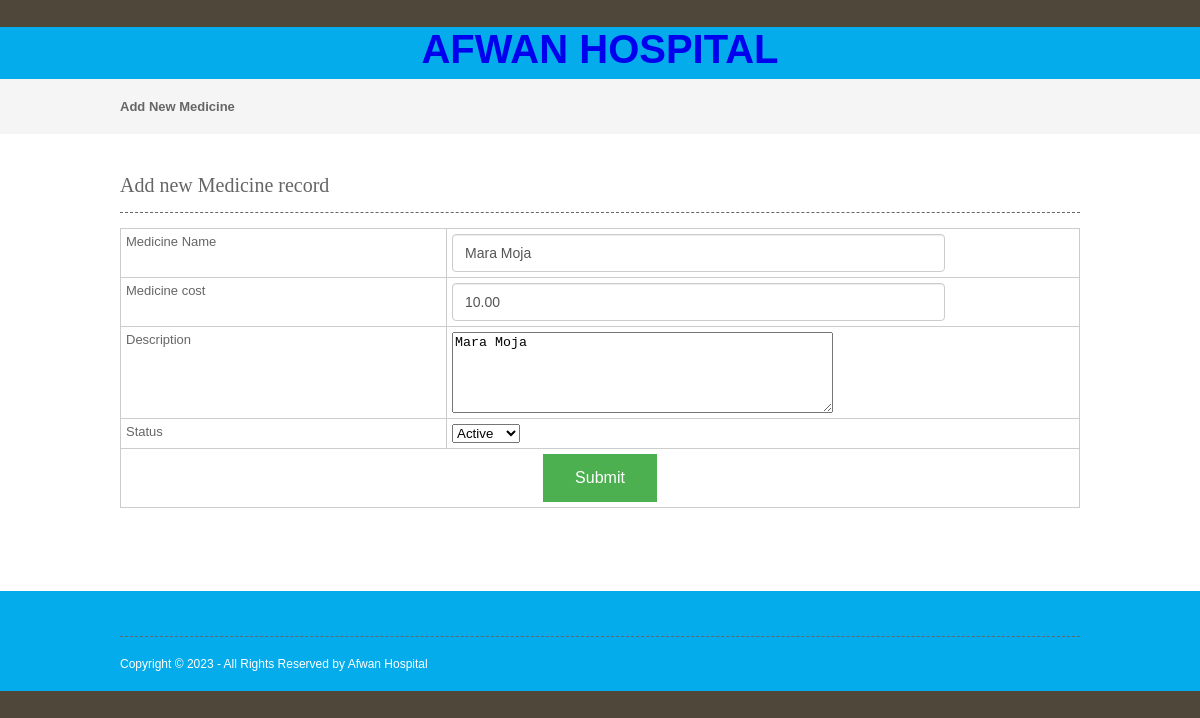
Page /medicine.php?editid=1 on the committed database.
### tables this page shows
CREATE TABLE `medicine` (
  `medicineid` int(10) NOT NULL,
  `medicinename` varchar(25) NOT NULL,
  `medicinecost` float(10,2) NOT NULL,
  `description` text NOT NULL,
  `status` varchar(10) NOT NULL
);

### medicine.php (the view, shortened to what this page needs)
<?php
include("headers.php");
include("dbconnection.php");
if(isset($_GET[editid]))
{
	$sql="SELECT * FROM medicine WHERE medicineid='$_GET[editid]' ";
	$qsql = mysqli_query($con,$sql);
	$rsedit = mysqli_fetch_array($qsql);
}
?>
<div class="wrapper col2">
  <div id="breadcrumb">
    <ul>
      <li class="first">Add New Medicine </li></ul>
  </div>
</div>
<div class="wrapper col4">
  <div id="container">
    <h1>Add new Medicine record</h1>
    <form method="post" action="" name="frmmedicine" onSubmit="return validateform()">
    <table width="418" border="3">
      <tbody>
        <tr>
          <td width="34%">Medicine Name</td>
          <td width="66%"><input type="text" name="medicinename" id="medicinename" value="<?php echo $rsedit[medicinename]; ?>" /></td>
        </tr>
        <tr>
          <td width="34%">Medicine cost</td>
          <td width="66%"><input type="text" name="medicinecost" id="medicinecost" value="<?php echo $rsedit[medicinecost]; ?>" /></td>
        </tr>
        <tr>
          <td>Description</td>
          <td><textarea name="description" id="description" cols="45" rows="5"><?php echo $rsedit[description] ; ?></textarea></td>
        </tr>
        <tr>
          <td>Status</td>
          <td> <select name="status" id="status">
            <?php
		  $arr = array("Active","Inactive");
		  foreach($arr as $val)
		  {
			  if($val == $rsedit[status])
			  {
			  echo "<option value='$val' selected>$val</option>";
			  }
			  else
			  {
				  echo "<option value='$val'>$val</option>";
			  }
		  }
		  ?>
            </select></td>
        </tr>
        <tr>
          <td colspan="2" align="center"><input type="submit" name="submit" id="submit" value="Submit" /></td>
        </tr>
      </tbody>
    </table>
    </form>
    <p>&nbsp;</p>
  </div>
</div>
<?php
include("footers.php");
?>

### layout/styles/layout.css (style rules this page uses)
html { overflow-y:scroll; }
body { margin:0; padding:0; font-size:13px; font-family:verdana, Arial, Helvetica, sans-serif; color:#FFFFFF; background-color:#4F473A; }
div.wrapper { display:block; width:100%; margin:0; text-align:left; }
.col2 { color:#666666; background-color:#F5F5F5; }
.col3, .col4 { color:#666666; background-color:#FFFFFF; }
#head, #gallery, #breadcrumb, #container, #footer { display:block; position:relative; width:960px; margin:0 auto; }
#breadcrumb { padding:20px 0; }
#breadcrumb ul { margin:0; padding:0; list-style:none; }
#breadcrumb ul li { display:inline; }
#breadcrumb ul li.first { font-weight:bold; }
#container { padding:40px 0; }
#container h1, #container h2, #container h3, #container h4, #container h5, #container h6 { margin:0 0 15px 0; padding:0 0 15px 0; line-height:normal; font-weight:normal; font-size:20px; font-family:Georgia, "Times New Roman", Times, serif; border-bottom:1px dashed #666666; }

### layout/styles/forms.css (style rules this page uses)
form, fieldset, legend { margin:0; padding:0; border:none; }

### layout/styles/tables.css (style rules this page uses)
table { width:100%; border-collapse:collapse; table-layout:auto; vertical-align:top; margin-bottom:15px; border:1px solid #CCCCCC; }
table tbody td { vertical-align:top; border-collapse:collapse; border-left:1px solid #CCCCCC; border-right:1px solid #CCCCCC; }
table thead th, table tbody td { padding:5px; border-collapse:collapse; }

### headers.php (style rules this page uses)
input[type=submit] { background-color: #4CAF50; border: none; cursor:pointer; color: white; padding: 15px 32px; text-align: center; text-decoration: none; display: inline-block; font-size: 16px; }
input[type=text] { display: block; width: 75%; height: 24px; padding: 6px 12px; font-size: 14px; line-height: 1.42857143; color: #555; background-color: #fff; background-image: none; border: 1px solid #ccc; border-radius: 4px; -webkit-box-shadow: inset 0 1px 1px rgba(0,0,0,.075); box-shadow: inset 0 1px 1px rgba(0,0,0,.075); -webkit-transition: border-color ease-in-out .15s,-webkit-box-shadow ease-in-out .15s; -o-transition: border-color ease-in-out .15s,box-shadow ease-in-out .15s; transition: border-color ease-in-out .15s,box-shadow ease-in-out .15s; }

### rows in the picture
medicine: medicinename "Mara Moja", medicinecost "10.00", description "Mara Moja", status "Active"
